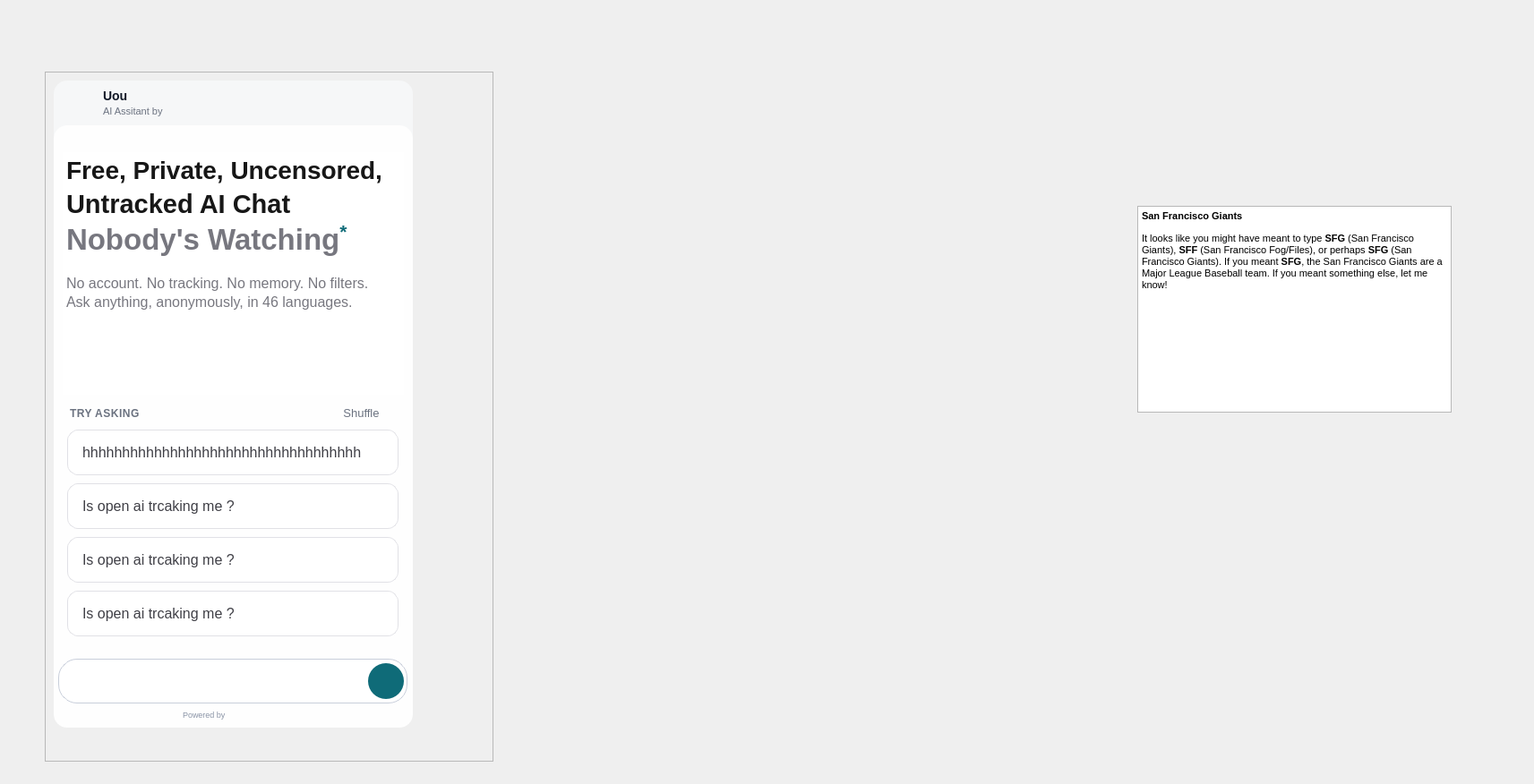
<?xml version="1.0" encoding="UTF-8"?>
<ui version="4.0">
 <class>MainWindow</class>
 <widget class="QMainWindow" name="MainWindow">
  <property name="geometry">
   <rect>
    <x>0</x>
    <y>0</y>
    <width>1713</width>
    <height>876</height>
   </rect>
  </property>
  <property name="windowTitle">
   <string>MainWindow</string>
  </property>
  <widget class="QWidget" name="centralwidget">
   <widget class="QTextBrowser" name="textBrowser">
    <property name="geometry">
     <rect>
      <x>1270</x>
      <y>230</y>
      <width>351</width>
      <height>231</height>
     </rect>
    </property>
    <property name="html">
     <string>&lt;!DOCTYPE HTML PUBLIC &quot;-//W3C//DTD HTML 4.0//EN&quot; &quot;http://www.w3.org/TR/REC-html40/strict.dtd&quot;&gt;
&lt;html&gt;&lt;head&gt;&lt;meta name=&quot;qrichtext&quot; content=&quot;1&quot; /&gt;&lt;style type=&quot;text/css&quot;&gt;
p, li { white-space: pre-wrap; }
&lt;/style&gt;&lt;/head&gt;&lt;body style=&quot; font-family:'MS Shell Dlg 2'; font-size:8.25pt; font-weight:400; font-style:normal;&quot;&gt;
&lt;p style=&quot; margin-top:0px; margin-bottom:0px; margin-left:0px; margin-right:0px; -qt-block-indent:0; text-indent:0px;&quot;&gt;&lt;span style=&quot; font-size:8pt; font-weight:600;&quot;&gt;San Francisco Giants&lt;/span&gt;&lt;/p&gt;
&lt;p style=&quot; margin-top:12px; margin-bottom:12px; margin-left:0px; margin-right:0px; -qt-block-indent:0; text-indent:0px;&quot;&gt;&lt;span style=&quot; font-size:8pt;&quot;&gt;It looks like you might have meant to type &lt;/span&gt;&lt;span style=&quot; font-size:8pt; font-weight:600;&quot;&gt;SFG&lt;/span&gt;&lt;span style=&quot; font-size:8pt;&quot;&gt; (San Francisco Giants), &lt;/span&gt;&lt;span style=&quot; font-size:8pt; font-weight:600;&quot;&gt;SFF&lt;/span&gt;&lt;span style=&quot; font-size:8pt;&quot;&gt; (San Francisco Fog/Files), or perhaps &lt;/span&gt;&lt;span style=&quot; font-size:8pt; font-weight:600;&quot;&gt;SFG&lt;/span&gt;&lt;span style=&quot; font-size:8pt;&quot;&gt; (San Francisco Giants). If you meant &lt;/span&gt;&lt;span style=&quot; font-size:8pt; font-weight:600;&quot;&gt;SFG&lt;/span&gt;&lt;span style=&quot; font-size:8pt;&quot;&gt;, the San Francisco Giants are a Major League Baseball team. If you meant something else, let me know!&lt;/span&gt;&lt;/p&gt;
&lt;p style=&quot;-qt-paragraph-type:empty; margin-top:0px; margin-bottom:0px; margin-left:0px; margin-right:0px; -qt-block-indent:0; text-indent:0px; font-size:8pt;&quot;&gt;&lt;br /&gt;&lt;/p&gt;&lt;/body&gt;&lt;/html&gt;</string>
    </property>
   </widget>
   <widget class="QFrame" name="frame">
    <property name="geometry">
     <rect>
      <x>50</x>
      <y>80</y>
      <width>501</width>
      <height>771</height>
     </rect>
    </property>
    <property name="frameShape">
     <enum>QFrame::StyledPanel</enum>
    </property>
    <property name="frameShadow">
     <enum>QFrame::Raised</enum>
    </property>
    <widget class="QLabel" name="label">
     <property name="geometry">
      <rect>
       <x>10</x>
       <y>10</y>
       <width>401</width>
       <height>721</height>
      </rect>
     </property>
     <property name="styleSheet">
      <string notr="true">background-color:#f6f7f8;
border-radius:15px;</string>
     </property>
     <property name="text">
      <string/>
     </property>
    </widget>
    <widget class="QLabel" name="white_bg_label">
     <property name="geometry">
      <rect>
       <x>10</x>
       <y>60</y>
       <width>401</width>
       <height>673</height>
      </rect>
     </property>
     <property name="styleSheet">
      <string notr="true">background-color:#fefefe;
border-radius:15px;</string>
     </property>
     <property name="text">
      <string/>
     </property>
    </widget>
    <widget class="QLabel" name="label_3">
     <property name="geometry">
      <rect>
       <x>65</x>
       <y>19</y>
       <width>131</width>
       <height>16</height>
      </rect>
     </property>
     <property name="styleSheet">
      <string notr="true">QLabel {
    color: #111827;
    font-family: &quot;Segoe UI&quot;;
    font-size: 14px;
    font-weight: 600;
    background: transparent;
}</string>
     </property>
     <property name="text">
      <string>Uou</string>
     </property>
    </widget>
    <widget class="QLabel" name="label_4">
     <property name="geometry">
      <rect>
       <x>65</x>
       <y>36</y>
       <width>81</width>
       <height>16</height>
      </rect>
     </property>
     <property name="styleSheet">
      <string notr="true">QLabel {
    color: #6B7280;
    font-family: &quot;Segoe UI&quot;;
    font-size: 11px;
    background: transparent;
}</string>
     </property>
     <property name="text">
      <string>AI Assitant by </string>
     </property>
    </widget>
    <widget class="QLabel" name="label_5">
     <property name="geometry">
      <rect>
       <x>140</x>
       <y>38</y>
       <width>47</width>
       <height>15</height>
      </rect>
     </property>
     <property name="text">
      <string/>
     </property>
     <property name="scaledContents">
      <bool>true</bool>
     </property>
    </widget>
    <widget class="QLabel" name="label_6">
     <property name="geometry">
      <rect>
       <x>154</x>
       <y>710</y>
       <width>51</width>
       <height>16</height>
      </rect>
     </property>
     <property name="styleSheet">
      <string notr="true">QLabel {
    color: #8A94A6;
    font-family: &quot;Segoe UI&quot;;
    font-size: 9px;
    background: transparent;
}</string>
     </property>
     <property name="text">
      <string>Powered by</string>
     </property>
    </widget>
    <widget class="QLabel" name="label_7">
     <property name="geometry">
      <rect>
       <x>203</x>
       <y>711</y>
       <width>55</width>
       <height>15</height>
      </rect>
     </property>
     <property name="text">
      <string/>
     </property>
     <property name="scaledContents">
      <bool>true</bool>
     </property>
    </widget>
    <widget class="QListView" name="ai_list_view">
     <property name="geometry">
      <rect>
       <x>10</x>
       <y>60</y>
       <width>401</width>
       <height>591</height>
      </rect>
     </property>
     <property name="styleSheet">
      <string notr="true">QListView {
    background: transparent;
    border: none;
    outline: none;
}

QListView::item {
    background: white;
    border: none;
}

QListView::item:hover {
    background: white;
}

QListView::item:selected {
    background: white;
    border: none;
}</string>
     </property>
     <property name="verticalScrollBarPolicy">
      <enum>Qt::ScrollBarAlwaysOff</enum>
     </property>
     <property name="horizontalScrollBarPolicy">
      <enum>Qt::ScrollBarAlwaysOff</enum>
     </property>
    </widget>
    <widget class="QLabel" name="www__">
     <property name="geometry">
      <rect>
       <x>24</x>
       <y>19</y>
       <width>33</width>
       <height>33</height>
      </rect>
     </property>
     <property name="text">
      <string/>
     </property>
     <property name="scaledContents">
      <bool>true</bool>
     </property>
    </widget>
    <widget class="QFrame" name="no_chat_frame">
     <property name="geometry">
      <rect>
       <x>10</x>
       <y>80</y>
       <width>401</width>
       <height>551</height>
      </rect>
     </property>
     <property name="styleSheet">
      <string notr="true">border:none;</string>
     </property>
     <property name="frameShape">
      <enum>QFrame::StyledPanel</enum>
     </property>
     <property name="frameShadow">
      <enum>QFrame::Raised</enum>
     </property>
     <widget class="QTextBrowser" name="static_textBrowser">
      <property name="geometry">
       <rect>
        <x>10</x>
        <y>10</y>
        <width>381</width>
        <height>271</height>
       </rect>
      </property>
      <property name="styleSheet">
       <string notr="true"/>
      </property>
      <property name="verticalScrollBarPolicy">
       <enum>Qt::ScrollBarAlwaysOff</enum>
      </property>
      <property name="horizontalScrollBarPolicy">
       <enum>Qt::ScrollBarAlwaysOff</enum>
      </property>
      <property name="html">
       <string>&lt;!DOCTYPE HTML PUBLIC &quot;-//W3C//DTD HTML 4.0//EN&quot; &quot;http://www.w3.org/TR/REC-html40/strict.dtd&quot;&gt;
&lt;html&gt;&lt;head&gt;&lt;meta name=&quot;qrichtext&quot; content=&quot;1&quot; /&gt;&lt;style type=&quot;text/css&quot;&gt;
p, li { white-space: pre-wrap; }
&lt;/style&gt;&lt;/head&gt;&lt;body style=&quot; font-family:'MS Shell Dlg 2'; font-size:8.25pt; font-weight:400; font-style:normal;&quot;&gt;
&lt;p style=&quot; margin-top:0px; margin-bottom:0px; margin-left:0px; margin-right:0px; -qt-block-indent:0; text-indent:0px; line-height:115%;&quot;&gt;&lt;span style=&quot; font-family:'Segoe UI,Arial,sans-serif'; font-size:21pt; font-weight:696; color:#171717;&quot;&gt;Free, Private, Uncensored,&lt;/span&gt;&lt;span style=&quot; font-size:8pt;&quot;&gt;&lt;br /&gt;&lt;/span&gt;&lt;span style=&quot; font-family:'Segoe UI,Arial,sans-serif'; font-size:22pt; font-weight:696; color:#171717;&quot;&gt;Untracked AI Chat&lt;/span&gt;&lt;span style=&quot; font-size:8pt;&quot;&gt;&lt;br /&gt;&lt;/span&gt;&lt;span style=&quot; font-family:'Segoe UI,Arial,sans-serif'; font-size:25pt; font-weight:696; color:#77777f;&quot;&gt;Nobody's Watching&lt;/span&gt;&lt;span style=&quot; font-family:'Segoe UI,Arial,sans-serif'; font-size:25pt; font-weight:696; color:#0f6b78; vertical-align:super;&quot;&gt;*&lt;/span&gt;&lt;span style=&quot; font-size:8pt;&quot;&gt;&lt;br /&gt;&lt;br /&gt;&lt;/span&gt;&lt;span style=&quot; font-family:'Segoe UI,Arial,sans-serif'; font-size:12pt; color:#77777f;&quot;&gt;No account. No tracking. No memory. No filters.&lt;/span&gt;&lt;span style=&quot; font-size:8pt;&quot;&gt;&lt;br /&gt;&lt;/span&gt;&lt;span style=&quot; font-family:'Segoe UI,Arial,sans-serif'; font-size:12pt; color:#77777f;&quot;&gt;Ask anything, anonymously, in 46 languages.&lt;/span&gt;&lt;span style=&quot; font-size:8pt;&quot;&gt; &lt;/span&gt;&lt;/p&gt;&lt;/body&gt;&lt;/html&gt;</string>
      </property>
     </widget>
     <widget class="QPushButton" name="ask_pushButton_1">
      <property name="geometry">
       <rect>
        <x>15</x>
        <y>320</y>
        <width>370</width>
        <height>51</height>
       </rect>
      </property>
      <property name="cursor">
       <cursorShape>PointingHandCursor</cursorShape>
      </property>
      <property name="styleSheet">
       <string notr="true">QPushButton {
    background-color: #FFFFFF;
    color: #3F3F46;
    border: 1px solid #E1E1E6;
    border-radius: 12px;
    padding: 0px 16px;
    text-align: left;
    font-family: &quot;Segoe UI&quot;;
    font-size: 16px;
    font-weight: 400;
}

QPushButton:hover {
    background-color: #FAFAFB;
    border: 1px solid #D4D4DA;
}

QPushButton:pressed {
    background-color: #F5F5F7;
    border: 1px solid #B8B8C0;
}

QPushButton:checked {
    background-color: #FFFFFF;
    color: #3F3F46;
    border: 1px solid #A7A7B2;
    border-radius: 12px;
}</string>
      </property>
      <property name="text">
       <string>hhhhhhhhhhhhhhhhhhhhhhhhhhhhhhhhhhh</string>
      </property>
     </widget>
     <widget class="QPushButton" name="ask_pushButton_2">
      <property name="geometry">
       <rect>
        <x>15</x>
        <y>380</y>
        <width>370</width>
        <height>51</height>
       </rect>
      </property>
      <property name="cursor">
       <cursorShape>PointingHandCursor</cursorShape>
      </property>
      <property name="styleSheet">
       <string notr="true">QPushButton {
    background-color: #FFFFFF;
    color: #3F3F46;
    border: 1px solid #E1E1E6;
    border-radius: 12px;
    padding: 0px 16px;
    text-align: left;
    font-family: &quot;Segoe UI&quot;;
    font-size: 16px;
    font-weight: 400;
}

QPushButton:hover {
    background-color: #FAFAFB;
    border: 1px solid #D4D4DA;
}

QPushButton:pressed {
    background-color: #F5F5F7;
    border: 1px solid #B8B8C0;
}

QPushButton:checked {
    background-color: #FFFFFF;
    color: #3F3F46;
    border: 1px solid #A7A7B2;
    border-radius: 12px;
}</string>
      </property>
      <property name="text">
       <string>Is open ai trcaking me ?</string>
      </property>
     </widget>
     <widget class="QPushButton" name="ask_pushButton_3">
      <property name="geometry">
       <rect>
        <x>15</x>
        <y>440</y>
        <width>370</width>
        <height>51</height>
       </rect>
      </property>
      <property name="cursor">
       <cursorShape>PointingHandCursor</cursorShape>
      </property>
      <property name="styleSheet">
       <string notr="true">QPushButton {
    background-color: #FFFFFF;
    color: #3F3F46;
    border: 1px solid #E1E1E6;
    border-radius: 12px;
    padding: 0px 16px;
    text-align: left;
    font-family: &quot;Segoe UI&quot;;
    font-size: 16px;
    font-weight: 400;
}

QPushButton:hover {
    background-color: #FAFAFB;
    border: 1px solid #D4D4DA;
}

QPushButton:pressed {
    background-color: #F5F5F7;
    border: 1px solid #B8B8C0;
}

QPushButton:checked {
    background-color: #FFFFFF;
    color: #3F3F46;
    border: 1px solid #A7A7B2;
    border-radius: 12px;
}</string>
      </property>
      <property name="text">
       <string>Is open ai trcaking me ?</string>
      </property>
     </widget>
     <widget class="QPushButton" name="ask_pushButton_4">
      <property name="geometry">
       <rect>
        <x>15</x>
        <y>500</y>
        <width>370</width>
        <height>51</height>
       </rect>
      </property>
      <property name="cursor">
       <cursorShape>PointingHandCursor</cursorShape>
      </property>
      <property name="styleSheet">
       <string notr="true">QPushButton {
    background-color: #FFFFFF;
    color: #3F3F46;
    border: 1px solid #E1E1E6;
    border-radius: 12px;
    padding: 0px 16px;
    text-align: left;
    font-family: &quot;Segoe UI&quot;;
    font-size: 16px;
    font-weight: 400;
}

QPushButton:hover {
    background-color: #FAFAFB;
    border: 1px solid #D4D4DA;
}

QPushButton:pressed {
    background-color: #F5F5F7;
    border: 1px solid #B8B8C0;
}

QPushButton:checked {
    background-color: #FFFFFF;
    color: #3F3F46;
    border: 1px solid #A7A7B2;
    border-radius: 12px;
}</string>
      </property>
      <property name="text">
       <string>Is open ai trcaking me ?</string>
      </property>
     </widget>
     <widget class="QLabel" name="label_9">
      <property name="geometry">
       <rect>
        <x>18</x>
        <y>294</y>
        <width>101</width>
        <height>16</height>
       </rect>
      </property>
      <property name="styleSheet">
       <string notr="true">QLabel {
    background: transparent;
    color: #6B7280;
    font-family: &quot;Segoe UI&quot;;
    font-size: 12px;
    font-weight: 500;
    letter-spacing: 0.5px;
}</string>
      </property>
      <property name="text">
       <string>TRY ASKING</string>
      </property>
     </widget>
     <widget class="QPushButton" name="chat_suffle_button">
      <property name="geometry">
       <rect>
        <x>306</x>
        <y>290</y>
        <width>75</width>
        <height>23</height>
       </rect>
      </property>
      <property name="cursor">
       <cursorShape>PointingHandCursor</cursorShape>
      </property>
      <property name="styleSheet">
       <string notr="true">QPushButton {
    background: transparent;
    border: none;
    color: #6B7280;
    font-family: &quot;Segoe UI&quot;;
    font-size: 13px;
    font-weight: 400;
    padding: 2px 6px;
}

QPushButton:hover {
    color: #374151;
}

QPushButton:pressed {
    color: #0F6B78;
}</string>
      </property>
      <property name="text">
       <string>Shuffle</string>
      </property>
     </widget>
    </widget>
    <widget class="QPlainTextEdit" name="ai_chat_plainTextEdit">
     <property name="geometry">
      <rect>
       <x>15</x>
       <y>656</y>
       <width>390</width>
       <height>50</height>
      </rect>
     </property>
     <property name="styleSheet">
      <string notr="true">QPlainTextEdit {

    background-color: #FFFFFF;

    border: 1px solid #C8CEDA;

    border-radius: 21px;

    padding: 10px 50px 10px 14px;

    color: #172033;

    font-family: &quot;Segoe UI&quot;;

    font-size: 14px;

    selection-background-color: #6246EA;

    selection-color: #FFFFFF;

    outline: none;
}

QPlainTextEdit:focus {

    border: 1px solid #B8B2FF;

    background-color: #FFFFFF;
}


/* Scrollbar */

QPlainTextEdit QScrollBar:vertical {

    width: 3px;

    background: transparent;

    border: none;

    margin: 4px 1px 4px 0px;
}

QPlainTextEdit QScrollBar::handle:vertical {

    background-color: #D9DEE8;

    border: none;

    border-radius: 1px;

    min-height: 20px;
}

QPlainTextEdit QScrollBar::handle:vertical:hover {

    background-color: #C8CEDA;
}

QPlainTextEdit QScrollBar::add-line:vertical,
QPlainTextEdit QScrollBar::sub-line:vertical {

    height: 0px;

    border: none;

    background: transparent;
}

QPlainTextEdit QScrollBar::add-page:vertical,
QPlainTextEdit QScrollBar::sub-page:vertical {

    background: transparent;

    border: none;
}</string>
     </property>
     <property name="documentTitle">
      <string/>
     </property>
     <property name="plainText">
      <string/>
     </property>
    </widget>
    <widget class="QPushButton" name="send_ai_button">
     <property name="geometry">
      <rect>
       <x>361</x>
       <y>661</y>
       <width>40</width>
       <height>40</height>
      </rect>
     </property>
     <property name="cursor">
      <cursorShape>PointingHandCursor</cursorShape>
     </property>
     <property name="styleSheet">
      <string notr="true">QPushButton {
    background-color: #0F6B78;
    color: white;
    border: none;
    border-radius: 20px;
    font-family: &quot;Segoe UI&quot;;
    font-size: 16px;
    font-weight: 600;
}

QPushButton:hover {
    background-color: #0C5A66;
}

QPushButton:pressed {
    background-color: #094A54;
}

QPushButton:disabled {
    background-color: #B8C4C6;
    color: #E8E8E8;
}</string>
     </property>
     <property name="text">
      <string/>
     </property>
     <property name="icon">
      <iconset>
       <normaloff>../svg_icons/send2.svg</normaloff>../svg_icons/send2.svg</iconset>
     </property>
     <property name="iconSize">
      <size>
       <width>30</width>
       <height>30</height>
      </size>
     </property>
    </widget>
   </widget>
  </widget>
 </widget>
 <resources/>
 <connections/>
</ui>
